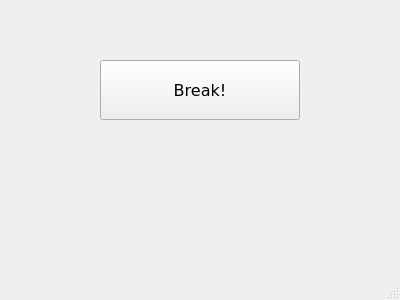
<?xml version="1.0" encoding="UTF-8"?>
<ui version="4.0">
 <class>MainWindow</class>
 <widget class="QMainWindow" name="MainWindow">
  <property name="geometry">
   <rect>
    <x>0</x>
    <y>0</y>
    <width>400</width>
    <height>300</height>
   </rect>
  </property>
  <property name="windowTitle">
   <string>Google Breakpad Testfield</string>
  </property>
  <widget class="QWidget" name="centralWidget">
   <widget class="QPushButton" name="breakButton">
    <property name="geometry">
     <rect>
      <x>100</x>
      <y>60</y>
      <width>200</width>
      <height>60</height>
     </rect>
    </property>
    <property name="font">
     <font>
      <family>Verdana</family>
      <pointsize>12</pointsize>
     </font>
    </property>
    <property name="text">
     <string>Break!</string>
    </property>
   </widget>
  </widget>
  <widget class="QStatusBar" name="statusBar"/>
 </widget>
 <layoutdefault spacing="6" margin="11"/>
 <resources/>
 <connections/>
</ui>
